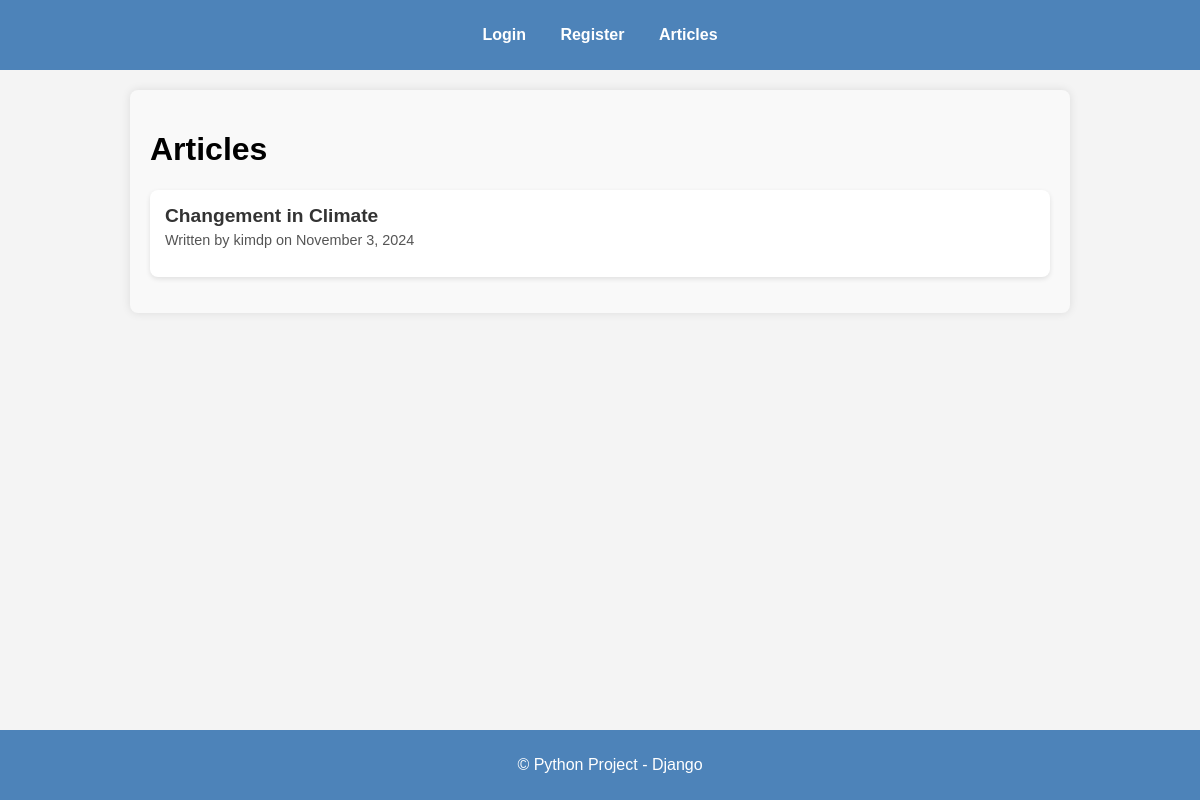
The page /articles/ on the database as committed earlier.
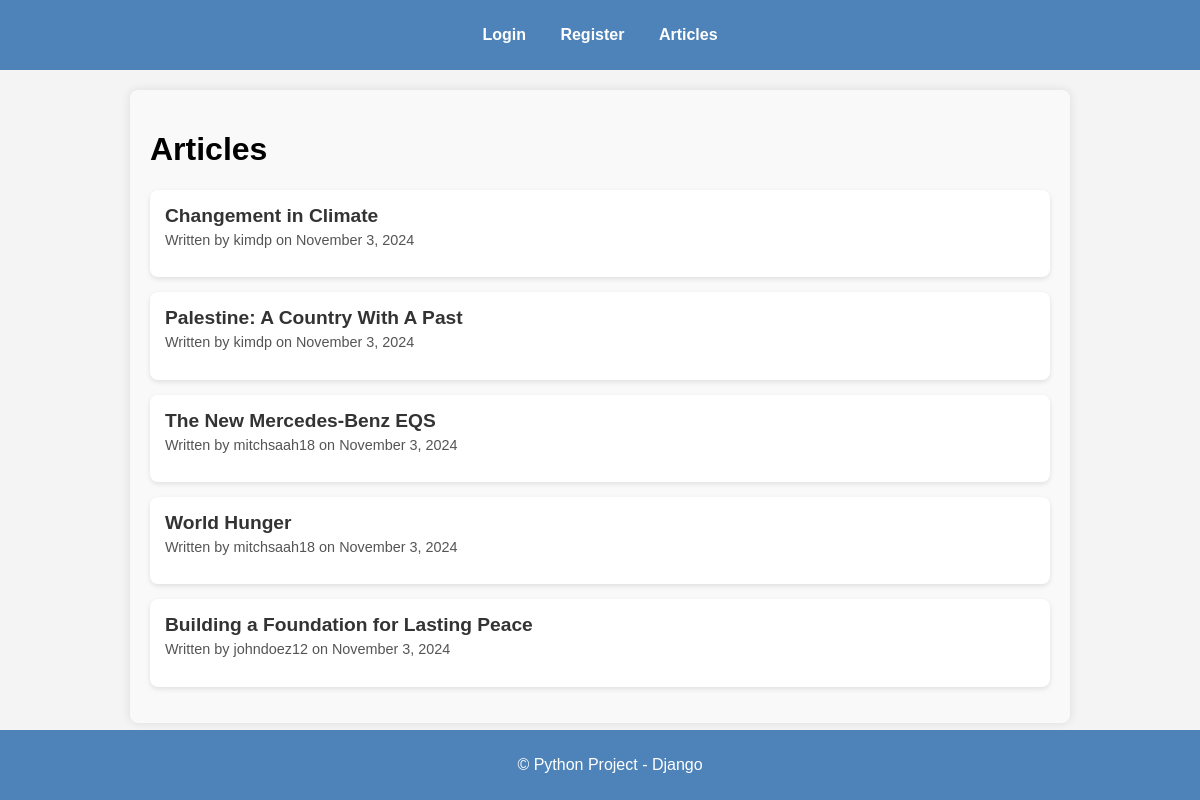
The same page on the database as committed later.
### my_app/models.py (models this page shows, shortened)
class Article(models.Model):
    title = models.CharField(max_length=200)
    content = models.TextField()
    author = models.ForeignKey(User, on_delete=models.CASCADE)
    created_at = models.DateTimeField(auto_now_add=True)

### my_app/views.py (the view)
# urls.py: path('articles/', views.ArticleListView.as_view(), name='article_list'),
class ArticleListView(ListView):
    model = Article
    template_name = 'articles/article_list.html'  #
    context_object_name = 'articles'

### my_app/templates/articles/article_list.html (shortened to what this page needs)
{% extends "base.html" %}
{% block content %}
    <div class="article-list-container">
        <h1>Articles</h1>
        <ul class="article-list">
            {% for article in articles %}
                <li class="article-card">
                    <a href="{% url 'article_detail' article.pk %}" class="article-link">{{ article.title }}</a>
                    <p>Written by {{ article.author.username }} on {{ article.created_at|date:"F j, Y" }}</p>
                </li>
            {% endfor %}
        </ul>
    </div>
{% endblock %}

### my_app/templates/base.html (shortened to what this page needs)
{% load static %}
<!DOCTYPE html>
<html lang="en">
<head>
    <link rel="stylesheet" href="{% static 'css/style.css' %}">
</head>
<body>
    <header>
        <nav>
            <ul>
                {% if user.is_authenticated %}
                    <li><a href="{% url 'article_list' %}">Articles</a></li>
                    <li><a href="{% url 'add_article' %}">Add Article</a></li>
                    <li>
                    <form action="{% url 'logout' %}" method="post" style="display:inline;">
                            {% csrf_token %}
                            <button type="submit" style="background:none; border:none; color:blue; cursor:pointer;">Logout</button>
                        </form>
                    </li>
                {% else %}
                    <li><a href="{% url 'login' %}">Login</a></li>
                    <li><a href="{% url 'register' %}">Register</a></li>
                    <li><a href="{% url 'article_list' %}">Articles</a></li>
                {% endif %}
            </ul>
        </nav>
    </header>
    <main>
        <div class="content">
            {% block content %}{% endblock %}
        </div>
    </main>
    <footer>
        <p>&copy; Python Project - Django</p>
    </footer>
</body>
</html>

### static/css/style.css (style rules this page uses)
body { font-family: Arial, sans-serif; background-color: #f4f4f4; margin: 0; padding: 0; }
header { background-color: #4D83B9; color: white; padding: 10px 0; text-align: center; }
header nav ul { list-style: none; padding: 0; }
header nav ul li { display: inline; margin: 0 15px; }
header nav ul li a { color: white; text-decoration: none; font-weight: bold; }
footer { background-color: #4D83B9; color: white; text-align: center; padding: 10px; position: fixed; bottom: 0; width: 100%; }
.article-list-container { max-width: 900px; margin: 20px auto; padding: 20px; background-color: #f9f9f9; border-radius: 8px; box-shadow: 0 0 10px rgba(0, 0, 0, 0.1); }
.article-list { list-style-type: none; padding: 0; }
.article-card { margin-bottom: 15px; padding: 15px; background-color: #ffffff; border-radius: 8px; box-shadow: 0 2px 5px rgba(0, 0, 0, 0.1); transition: transform 0.2s ease; }
.article-link { font-size: 1.2em; font-weight: bold; color: #333; text-decoration: none; }
.article-card p { font-size: 0.9em; color: #555; margin-top: 5px; }

Rows that differ between the two databases and show on the page:
added Article: title "Palestine: A Country With A Past", author.username "kimdp", created_at "November 3, 2024"
added Article: title "The New Mercedes-Benz EQS", author.username "mitchsaah18", created_at "November 3, 2024"
added Article: title "World Hunger", author.username "mitchsaah18", created_at "November 3, 2024"
added Article: title "Building a Foundation for Lasting Peace", author.username "johndoez12", created_at "November 3, 2024"
